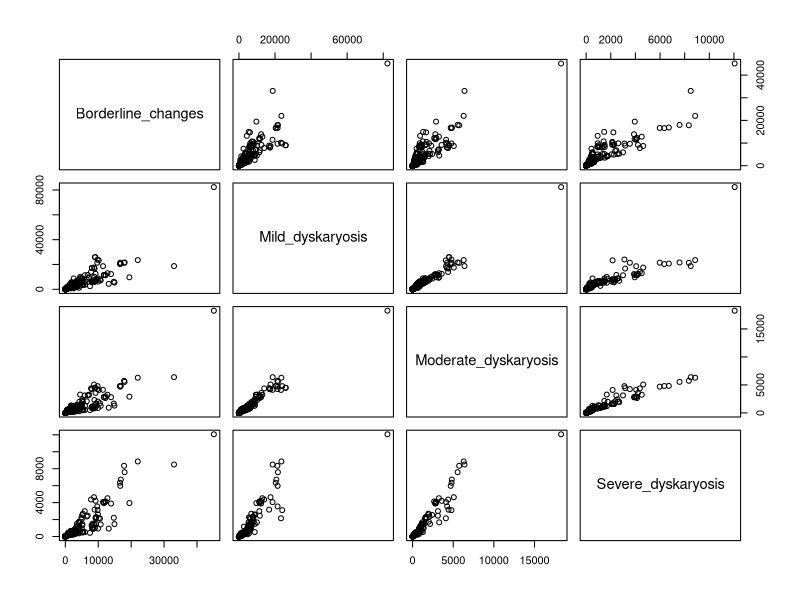
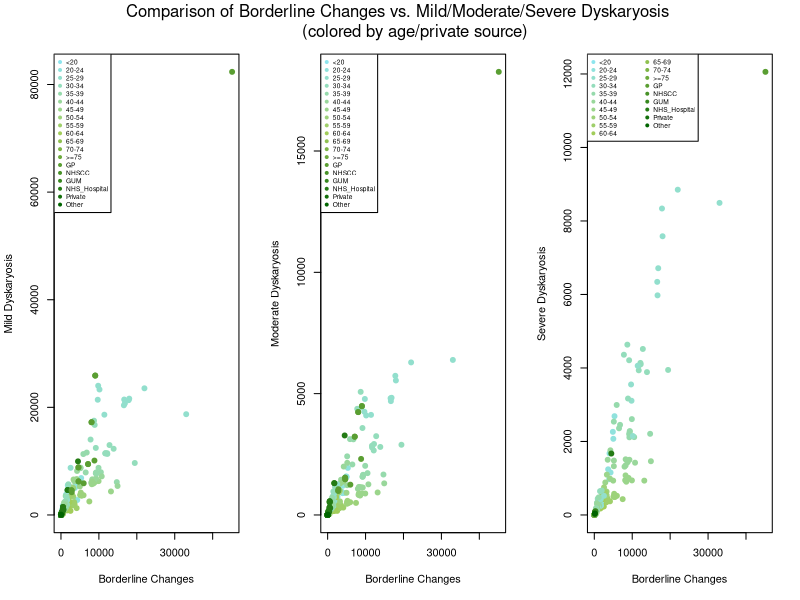
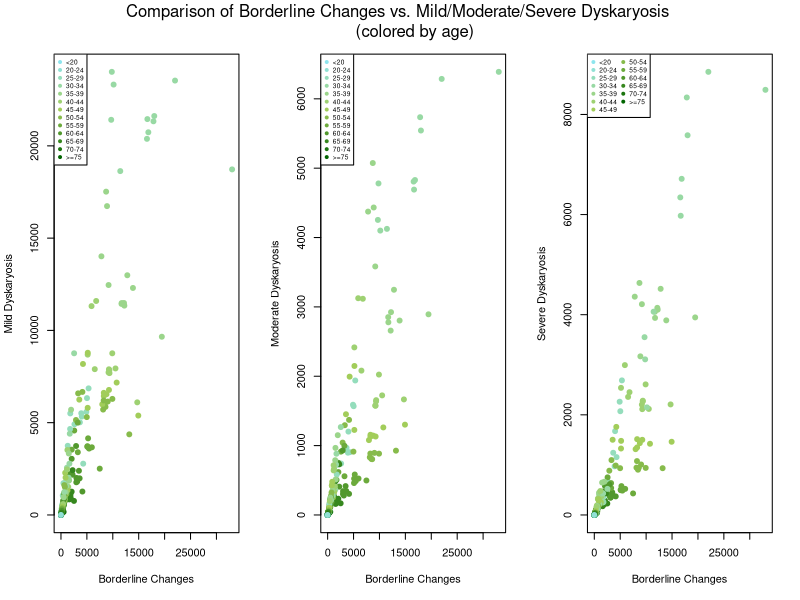
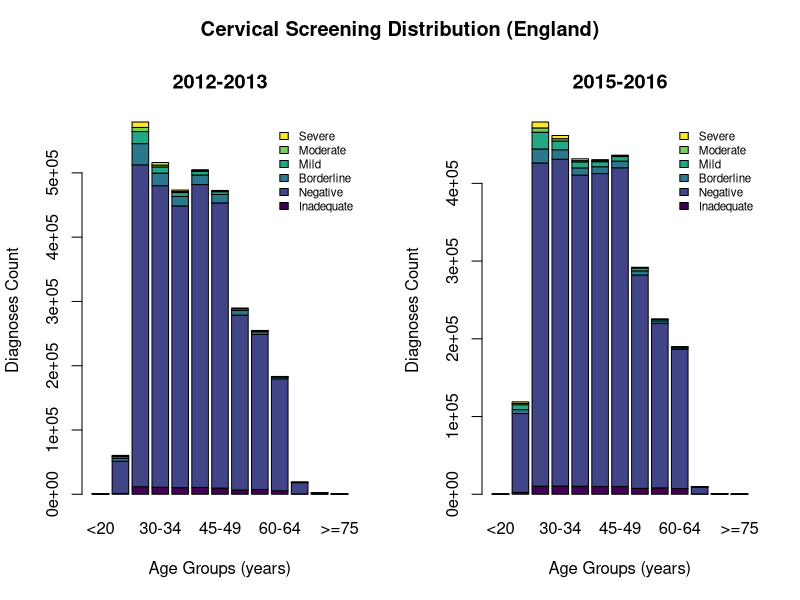
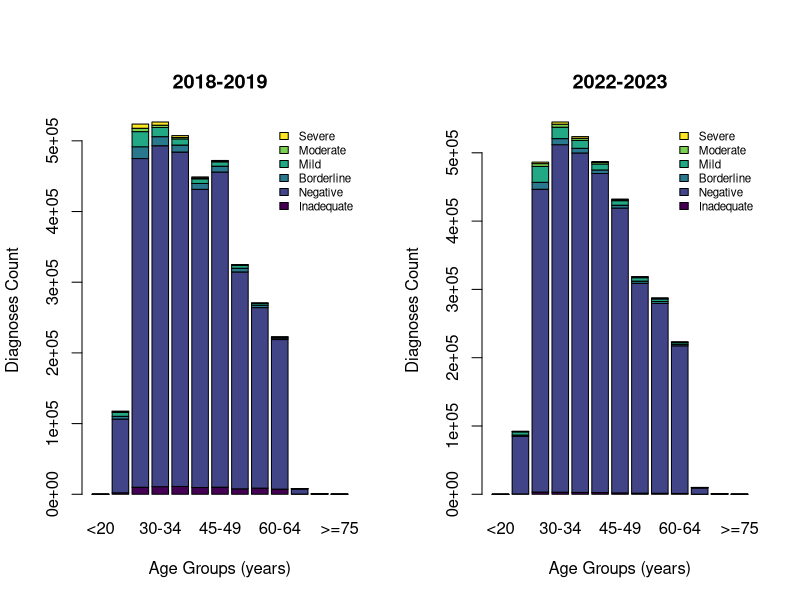
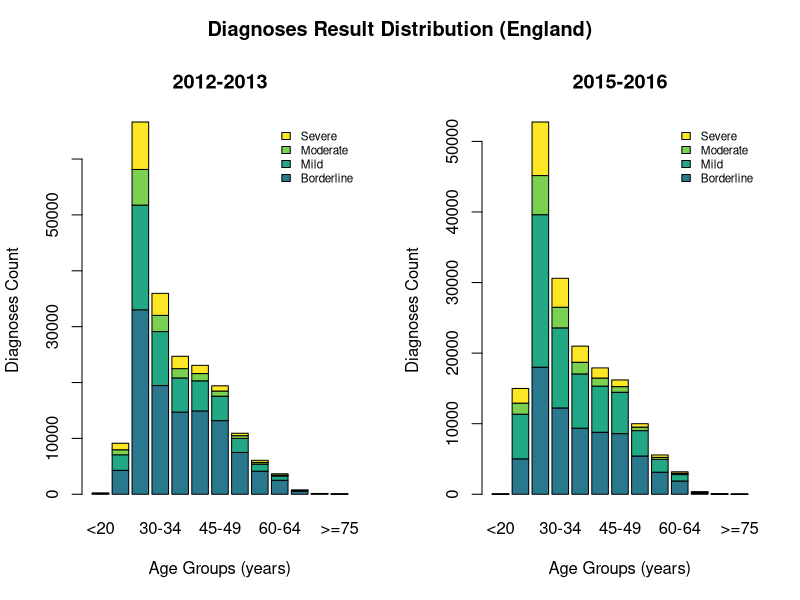
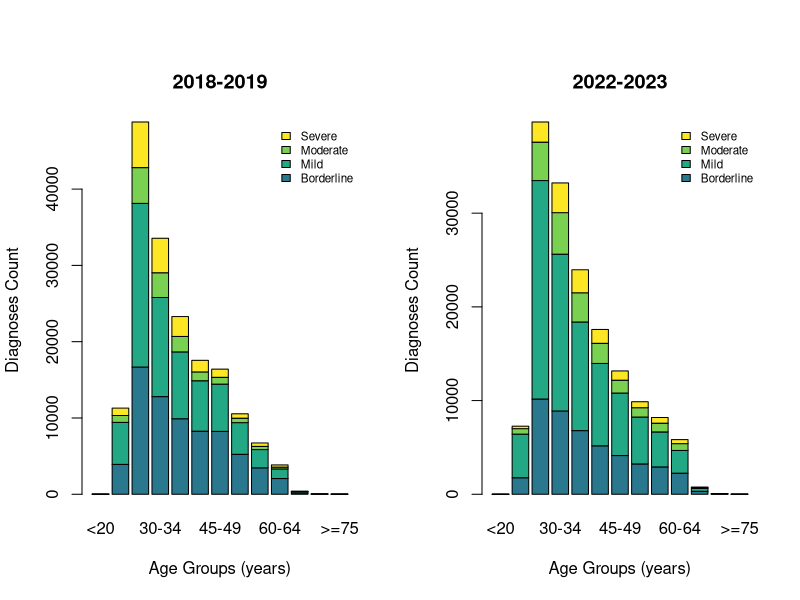
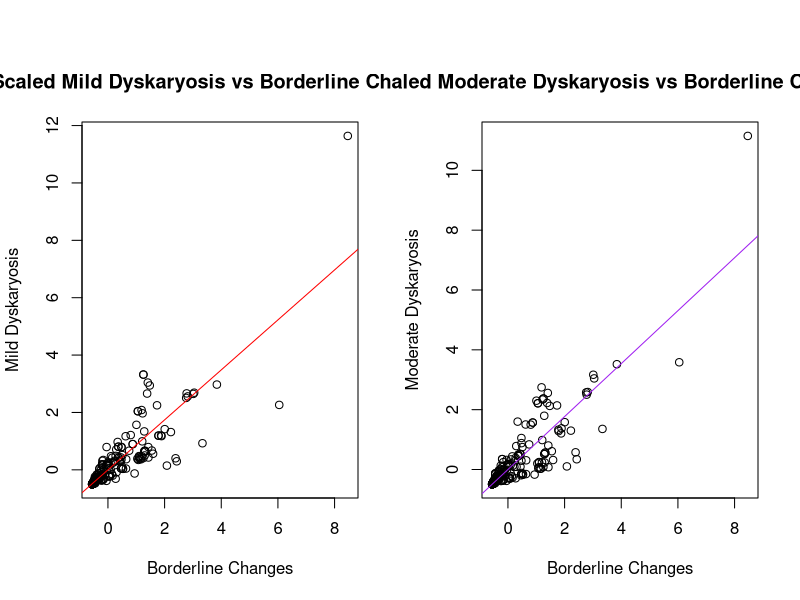

The R source for these figures, in order:
## ---- chunk 1
knitr::opts_chunk$set(echo = TRUE,
                      fig.align = 'center')
## ---- chunk 2
source <- 
  read.csv("cervical-programme-annual-2022-23-csvs/kc61_sample_result_age_source.csv")

dim(source)

#columns of interest: Indicator (age), Borderline changes, mild, moderate,
#and severe dyskaryosis

#only column that has NA's is severe dyskaryosis; sub in values for NA to clean
source$Severe_dyskaryosis <- gsub("not included", NA, source$Severe_dyskaryosis)
sum(is.na(source$Severe_dyskaryosis) == TRUE)

uniq_ind <- unique(source$Indicator)
for (i in 1:length(uniq_ind)){
  source$Indicator <- gsub(uniq_ind[i], i, source$Indicator)
} 
source$Indicator <- as.numeric(source$Indicator)
#changing each age group to correspond with a number from 1-19. for example, <20 is 1

#removing NAs and converting to numeric values
severe_NA <- source[is.na(source$Severe_dyskaryosis) == FALSE, ]
severe_NA$Severe_dyskaryosis <- as.numeric(severe_NA$Severe_dyskaryosis)

comparison_data <- source[,c("Borderline_changes", "Mild_dyskaryosis", "Moderate_dyskaryosis","Severe_dyskaryosis")]
comparison_data$Severe_dyskaryosis <- as.numeric(comparison_data$Severe_dyskaryosis)
pairs(comparison_data)
## ---- chunk 3
colfunc <- colorRampPalette(c("cadetblue2", "darkolivegreen3", "darkgreen"))
age_color <- fields::color.scale(source$Indicator, col = colfunc(19))

par(mfrow = c(1, 3))
plot(source$Borderline_changes, source$Mild_dyskaryosis, col = age_color, 
     pch = 19, xlab = "Borderline Changes", ylab = "Mild Dyskaryosis")
legend("topleft", legend = uniq_ind, pch = 19, col = colfunc(19), cex = .6)

plot(source$Borderline_changes, source$Moderate_dyskaryosis, col = age_color, 
     pch = 19, xlab = "Borderline Changes", ylab = "Moderate Dyskaryosis")
legend("topleft", legend = uniq_ind, pch = 19, col = colfunc(19), cex = .6)

plot(source$Borderline_changes, source$Severe_dyskaryosis, col = age_color, 
     pch = 19, xlab = "Borderline Changes", ylab = "Severe Dyskaryosis")
legend("topleft", legend = uniq_ind, pch = 19, ncol = 2, col = colfunc(19), cex = .6)

mtext("Comparison of Borderline Changes vs. Mild/Moderate/Severe Dyskaryosis 
      (colored by age/private source)", outer = TRUE, cex = 1, line = -3)

## ---- chunk 4
source_age <- source[source$Indicator < 14, ]
uniq_ind_age <- uniq_ind[-14:-19]

colfunc <- colorRampPalette(c("cadetblue2", "darkolivegreen3", "darkgreen"))
age_color <- fields::color.scale(uniq_ind_age, col = colfunc(13))

par(mfrow = c(1, 3))
plot(source_age$Borderline_changes, source_age$Mild_dyskaryosis, col = age_color, 
     pch = 19, xlab = "Borderline Changes", ylab = "Mild Dyskaryosis")
legend("topleft", legend = uniq_ind_age, pch = 19, col = colfunc(13), cex = .6)

plot(source_age$Borderline_changes, source_age$Moderate_dyskaryosis, col = age_color, 
     pch = 19, xlab = "Borderline Changes", ylab = "Moderate Dyskaryosis")
legend("topleft", legend = uniq_ind_age, pch = 19, col = colfunc(13), cex = .6)

plot(source_age$Borderline_changes, source_age$Severe_dyskaryosis, col = age_color, 
     pch = 19, xlab = "Borderline Changes", ylab = "Severe Dyskaryosis")
legend("topleft", legend = uniq_ind_age, pch = 19, ncol = 2, col = colfunc(13), cex = .6)

mtext("Comparison of Borderline Changes vs. Mild/Moderate/Severe Dyskaryosis 
      (colored by age)", outer = TRUE, cex = 1, line = -3)

## ---- chunk 5
suppressMessages(library(viridisLite))
suppressMessages(library(viridis))
suppressMessages(library(fields))

diagnosis_color <- color.scale(1:6, viridis(6))
diagnosis_col <- which(colnames(severe_NA) == "Inadequate" |
                         colnames(severe_NA) == "Negative" |
                         colnames(severe_NA) == "Borderline_changes" |
                         colnames(severe_NA) == "Mild_dyskaryosis" |
                         colnames(severe_NA) == "Moderate_dyskaryosis" | 
                         colnames(severe_NA) == "Severe_dyskaryosis")

par(mfrow = c(1,2), oma = c(0, 0, 2, 0))
for (i in 1:2) {
  y <- c("2012-13", "2015-16", "2018-19", "2022-23")
  df <- which(severe_NA$CollectionYearRange == y[i] & 
                severe_NA$Org_Name == "England" &
                suppressWarnings(severe_NA$Indicator == c(1:13)))
  plot <- severe_NA[df, diagnosis_col]
  plot <- t(plot)
  rownames(plot) <- c("Inadequate", "Negative", 
                    "Borderline", "Mild",
                    "Moderate", "Severe")
  colnames(plot) <- c("<20", "20-24", "25-29", "30-34", "35-39", 
                      "40-44", "45-49", "50-54", "55-59", "60-64", 
                      "65-69", "70-74", ">=75")
  plot_title <- c("2012-2013", "2015-2016", "2018-2019", "2022-2023")
  plot <- as.matrix(plot)
  
  barplot(plot,
        col = diagnosis_color,
        legend.text = row.names(plot),
        args.legend = list(x = "topright", cex = 0.7, bty = "n"),
        main = plot_title[i],
        xlab = "Age Groups (years)",
        ylab = "Diagnoses Count")
}
mtext("Cervical Screening Distribution (England)", side = 3, outer = TRUE, font = 2, cex = 1.2)
## ---- chunk 6
par(mfrow = c(1,2), oma = c(0, 0, 2, 0))
for (i in 3:4) {
  y <- c("2012-13", "2015-16", "2018-19", "2022-23")
  df <- which(severe_NA$CollectionYearRange == y[i] & 
                severe_NA$Org_Name == "England" &
                suppressWarnings(severe_NA$Indicator == c(1:13)))
  plot <- severe_NA[df, diagnosis_col]
  plot <- t(plot)
  rownames(plot) <- c("Inadequate", "Negative", 
                    "Borderline", "Mild",
                    "Moderate", "Severe")
  colnames(plot) <- c("<20", "20-24", "25-29", "30-34", "35-39", 
                      "40-44", "45-49", "50-54", "55-59", "60-64", 
                      "65-69", "70-74", ">=75")
  plot_title <- c("2012-2013", "2015-2016", "2018-2019", "2022-2023")
  plot <- as.matrix(plot)
  
  barplot(plot,
        col = diagnosis_color,
        legend.text = row.names(plot),
        args.legend = list(x = "topright", cex = 0.7, bty = "n"),
        main = plot_title[i],
        xlab = "Age Groups (years)",
        ylab = "Diagnoses Count")
}

## ---- chunk 7
par(mfrow = c(1,2), oma = c(0 , 0, 2, 0))
for (i in 1:2) {
  y <- c("2012-13", "2015-16", "2018-19", "2022-23")
  df <- which(severe_NA$CollectionYearRange == y[i] & 
                severe_NA$Org_Name == "England" &
                suppressWarnings(severe_NA$Indicator == c(1:13)))
  df <- which(severe_NA$CollectionYearRange == y[i])
  plot <- severe_NA[df, diagnosis_col]
  plot <- t(plot)
  rownames(plot) <- c("Inadequate", "Negative", 
                    "Borderline", "Mild",
                    "Moderate", "Severe")
  colnames(plot) <- c("<20", "20-24", "25-29", "30-34", "35-39", 
                      "40-44", "45-49", "50-54", "55-59", "60-64", 
                      "65-69", "70-74", ">=75")
  plot_title <- c("2012-2013", "2015-2016", "2018-2019", "2022-2023")
  plot <- as.matrix(plot)
  plot_2 <- plot[-(1:2), ]
  
  barplot(plot_2,
        col = diagnosis_color[c(3:6)],
        legend.text = row.names(plot_2),
        args.legend = list(x = "topright", cex = 0.7, bty = "n"),
        main = plot_title[i],
        xlab = "Age Groups (years)",
        ylab = "Diagnoses Count")
}
mtext("Diagnoses Result Distribution (England)", side = 3, outer = TRUE, font = 2, cex = 1.2)
## ---- chunk 8
par(mfrow = c(1,2), oma = c(0 , 0, 2, 0))
for (i in 3:4) {
  y <- c("2012-13", "2015-16", "2018-19", "2022-23")
  df <- which(severe_NA$CollectionYearRange == y[i] & 
                severe_NA$Org_Name == "England" &
                suppressWarnings(severe_NA$Indicator == c(1:13)))
  plot <- severe_NA[df, diagnosis_col]
  plot <- t(plot)
  rownames(plot) <- c("Inadequate", "Negative", 
                    "Borderline", "Mild",
                    "Moderate", "Severe")
  colnames(plot) <- c("<20", "20-24", "25-29", "30-34", "35-39", 
                      "40-44", "45-49", "50-54", "55-59", "60-64", 
                      "65-69", "70-74", ">=75")
  plot_title <- c("2012-2013", "2015-2016", "2018-2019", "2022-2023")
  plot <- as.matrix(plot)
  plot_2 <- plot[-(1:2), ]
  
  barplot(plot_2,
        col = diagnosis_color[c(3:6)],
        legend.text = row.names(plot_2),
        args.legend = list(x = "topright", cex = 0.7, bty = "n"),
        main = plot_title[i],
        xlab = "Age Groups (years)",
        ylab = "Diagnoses Count")
}

## ---- chunk 9
scaled_data <- as.data.frame(scale(comparison_data))

# mild dyskaryosis scaled
scaled_mild_model <- lm(Mild_dyskaryosis ~ Borderline_changes, data = scaled_data)
plot(scaled_data$Borderline_changes, scaled_data$Mild_dyskaryosis,
     main = "Scaled Mild Dyskaryosis vs Borderline Changes",
     xlab = "Borderline Changes",
     ylab = "Mild Dyskaryosis")
abline(scaled_mild_model, col = 'red')
summary(scaled_mild_model)

# moderate dyskaryosis scaled
scaled_mod_model <- lm(Moderate_dyskaryosis ~ Borderline_changes, data = scaled_data)
plot(scaled_data$Borderline_changes, scaled_data$Moderate_dyskaryosis,
     main = "Scaled Moderate Dyskaryosis vs Borderline Changes",
     xlab = "Borderline Changes",
     ylab = "Moderate Dyskaryosis")
abline(scaled_mod_model, col = 'purple')
summary(scaled_mod_model)

# severe dyskaryosis scaled
scaled_severe_model <- lm(Severe_dyskaryosis ~ Borderline_changes, data = scaled_data)
plot(scaled_data$Borderline_changes, scaled_data$Severe_dyskaryosis,
     main = "Scaled Severe Dyskaryosis vs Borderline Changes",
     xlab = "Borderline Changes",
     ylab = "Severe Dyskaryosis")
abline(scaled_severe_model, col = 'blue')
summary(scaled_severe_model)
## ---- chunk 10
#splitting data into test and train
train_index <- 1:165
test_index <- 166:nrow(comparison_data)

train_frame <- comparison_data[train_index,]
test_frame <- comparison_data[test_index,]

train_model <- lm(Severe_dyskaryosis ~ ., data = train_frame)
summary(train_model)

## ---- chunk 11
back_BIC <- step(train_model, direction = "backward", 
                 k = log(nrow(train_frame)), trace = 0)
summary(back_BIC)

## ---- chunk 12
back_MIC <- step(train_model, direction = "backward", 
                 k = nrow(train_frame), trace = 0)
summary(back_MIC)
## ---- chunk 13
test_MIC <- predict(back_MIC, test_frame)
test_BIC <- predict(back_BIC, test_frame)

cor(test_MIC, test_frame$Severe_dyskaryosis, use = "complete.obs")^2 #r-squared for back_MIC model
cor(test_BIC, test_frame$Severe_dyskaryosis, use = "complete.obs")^2 #r-squared for back_BIC model

errors_MIC <- test_frame$Severe_dyskaryosis - test_MIC
errors_BIC <- test_frame$Severe_dyskaryosis - test_BIC

sqrt(mean(errors_MIC^2, na.rm = TRUE)) #RMSE for back_MIC
sqrt(mean(errors_BIC^2, na.rm = TRUE)) #RMSE for back_BIC

mean(abs(errors_MIC), na.rm = TRUE) #MAE for back_MIC
mean(abs(errors_BIC), na.rm = TRUE) #MAE for back_BIC
## ---- chunk 14
x <- comparison_data$Mild_dyskaryosis
y <- comparison_data$Moderate_dyskaryosis
z <- comparison_data$Severe_dyskaryosis

model_all <- lm(comparison_data$Borderline_changes ~ 
                comparison_data$Mild_dyskaryosis +
                comparison_data$Moderate_dyskaryosis +
                comparison_data$Severe_dyskaryosis)

#the following 2 models are identical, the first is included for code readability
# and the second to make the summary coefficients more intuitive
model_poly <- lm(comparison_data$Borderline_changes ~ 
                    poly(comparison_data$Mild_dyskaryosis, 2, raw=T) + 
                    poly(comparison_data$Moderate_dyskaryosis, 2, raw=T) + 
                    poly(comparison_data$Severe_dyskaryosis, 2, raw=T))
model_poly2 <- lm(comparison_data$Borderline_changes ~ 
                    x + I(x^2) + y + I(y^2) + z + I(z^2))


RSquaredValues <- NULL
RSquaredValues["Model:All"] <- summary(model_all)$r.squared
RSquaredValues["Model:Polynomial Order 2"] <- summary(model_poly2)$r.squared

RSquaredValues
summary(model_poly2)
## ---- chunk 15
Go <- length(predict(model_poly2))
par(mfrow=c(1,3))
plot(comparison_data$Borderline_changes, comparison_data$Mild_dyskaryosis,
     xlim = c(0,15000), ylim = c(0,20000), col = rgb(0,0.5,0.5,0.6), pch = 19,
     xlab = "Borderline Changes", ylab = "Mild Dyskaryosis")
abline(h = 5000, col =rgb(0,0,0,0.5)) 
#this line is at the y value that is the top of the other two graphs
# to give a sense of size among the graphs
lines(sort(predict(model_poly2)), col = rgb(0,0.25,0.25,0.75),
      comparison_data$Mild_dyskaryosis[0:Go])

plot(comparison_data$Borderline_changes, comparison_data$Moderate_dyskaryosis,
     xlim = c(0,15000), ylim = c(0,5000), col = rgb(0.25,0.25,0.5,0.6), pch = 19,
     xlab = "Borderline Changes", ylab = "Moderate Dyskaryosis")
lines(sort(predict(model_poly2)), col = rgb(0.125,0.125,0.25,0.75),
      comparison_data$Moderate_dyskaryosis[0:Go])

plot(comparison_data$Borderline_changes, comparison_data$Severe_dyskaryosis,
     xlim = c(0,15000), ylim = c(0,5000), col = rgb(0.5,0,0.5,0.6), pch = 19,
     xlab = "Borderline Changes", ylab = "Severe Dyskaryosis")
lines(sort(predict(model_poly2)), col = rgb(0.25,0,0.25,0.75),
      comparison_data$Severe_dyskaryosis[0:Go])

## ---- chunk 16
row_select <- sample(1:nrow(severe_NA), nrow(severe_NA) / 2)
col_exclude <- c(1:8, 17)

source_train <- severe_NA[row_select, -col_exclude]
source_test <- severe_NA[-row_select, -col_exclude]

suppressMessages(library(glmnet))

cn <- colnames(source_train)
exclude <- which(cn == "Severe_dyskaryosis" | cn == "CollectionYearRange")
X <- as.matrix(source_train[ , -exclude])

suppressWarnings(source_lasso <- cv.glmnet(X, source_train$Severe_dyskaryosis))
coef(source_lasso)

Y <- as.matrix(source_test[ , -exclude])
suppressWarnings(source_predict <- predict(source_lasso, newx = Y))

## ---- chunk 17
cor(source_predict, source_test$Severe_dyskaryosis) ^ 2
source_errors <- source_test$Severe_dyskaryosis - source_predict
sqrt(mean(source_errors ^ 2))  
mean(abs(source_errors))
  
## ---- chunk 18
lasso_data <- severe_NA[severe_NA$CollectionYearRange == "2022-23" &
                          suppressWarnings(severe_NA$Indicator == c(1:13)), ]
row_select <- sample(1:nrow(lasso_data), nrow(lasso_data) / 2)
col_exclude <- c(1:8, 17)

source_train <- lasso_data[row_select, -col_exclude]
source_test <- lasso_data[-row_select, -col_exclude]

cn <- colnames(source_train)
exclude <- which(cn == "Severe_dyskaryosis")
X <- as.matrix(source_train[ , -exclude])

suppressWarnings(source_lasso <- cv.glmnet(X, source_train$Severe_dyskaryosis))
coef(source_lasso)

Y <- as.matrix(source_test[ , -exclude])
suppressWarnings(source_predict <- predict(source_lasso, newx = Y))

## ---- chunk 19
cor(source_predict, source_test$Severe_dyskaryosis) ^ 2
source_errors <- source_test$Severe_dyskaryosis - source_predict
sqrt(mean(source_errors ^ 2))  
mean(abs(source_errors))
  
